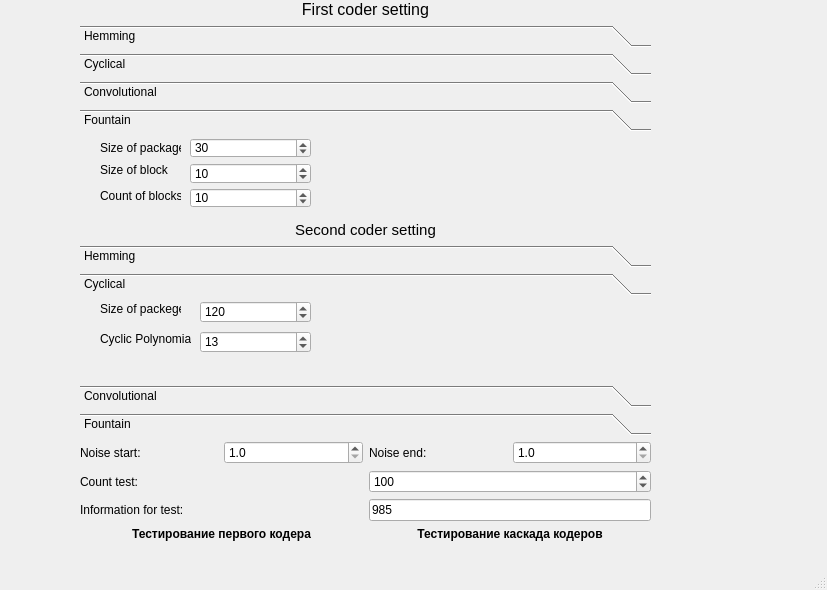
<?xml version="1.0" encoding="UTF-8"?>
<ui version="4.0">
 <class>MainWindow</class>
 <widget class="QMainWindow" name="MainWindow">
  <property name="geometry">
   <rect>
    <x>0</x>
    <y>0</y>
    <width>827</width>
    <height>590</height>
   </rect>
  </property>
  <property name="windowTitle">
   <string>MainWindow</string>
  </property>
  <widget class="QWidget" name="centralwidget">
   <widget class="QWidget" name="verticalLayoutWidget">
    <property name="geometry">
     <rect>
      <x>80</x>
      <y>0</y>
      <width>571</width>
      <height>541</height>
     </rect>
    </property>
    <layout class="QVBoxLayout" name="actionVerLayout">
     <property name="rightMargin">
      <number>0</number>
     </property>
     <property name="bottomMargin">
      <number>0</number>
     </property>
     <item>
      <layout class="QGridLayout" name="firstCoderGrid">
       <item row="0" column="0">
        <widget class="QLabel" name="descFirstCoderLabel">
         <property name="text">
          <string>&lt;html&gt;&lt;head/&gt;&lt;body&gt;&lt;p align=&quot;center&quot;&gt;&lt;span style=&quot; font-size:12pt;&quot;&gt;First coder setting&lt;/span&gt;&lt;/p&gt;&lt;/body&gt;&lt;/html&gt;</string>
         </property>
        </widget>
       </item>
       <item row="1" column="0">
        <widget class="QToolBox" name="toolBox">
         <property name="currentIndex">
          <number>3</number>
         </property>
         <widget class="QWidget" name="hemming">
          <property name="geometry">
           <rect>
            <x>0</x>
            <y>0</y>
            <width>567</width>
            <height>92</height>
           </rect>
          </property>
          <attribute name="label">
           <string>Hemming</string>
          </attribute>
          <widget class="QLabel" name="label">
           <property name="geometry">
            <rect>
             <x>20</x>
             <y>0</y>
             <width>81</width>
             <height>16</height>
            </rect>
           </property>
           <property name="text">
            <string>Size of packege</string>
           </property>
          </widget>
          <widget class="QSpinBox" name="sizePackHemEdit">
           <property name="geometry">
            <rect>
             <x>100</x>
             <y>0</y>
             <width>111</width>
             <height>22</height>
            </rect>
           </property>
           <property name="maximum">
            <number>999999</number>
           </property>
           <property name="value">
            <number>120</number>
           </property>
          </widget>
         </widget>
         <widget class="QWidget" name="cyclical">
          <property name="geometry">
           <rect>
            <x>0</x>
            <y>0</y>
            <width>567</width>
            <height>92</height>
           </rect>
          </property>
          <attribute name="label">
           <string>Cyclical</string>
          </attribute>
          <widget class="QLabel" name="label_3">
           <property name="geometry">
            <rect>
             <x>20</x>
             <y>0</y>
             <width>81</width>
             <height>16</height>
            </rect>
           </property>
           <property name="text">
            <string>Size of packege</string>
           </property>
          </widget>
          <widget class="QLabel" name="label_4">
           <property name="geometry">
            <rect>
             <x>20</x>
             <y>30</y>
             <width>91</width>
             <height>16</height>
            </rect>
           </property>
           <property name="text">
            <string>Cyclic Polynomial</string>
           </property>
          </widget>
          <widget class="QSpinBox" name="sizePackCycEdit">
           <property name="geometry">
            <rect>
             <x>120</x>
             <y>0</y>
             <width>111</width>
             <height>22</height>
            </rect>
           </property>
           <property name="maximum">
            <number>999999</number>
           </property>
           <property name="value">
            <number>120</number>
           </property>
          </widget>
          <widget class="QSpinBox" name="poliCycEdit">
           <property name="geometry">
            <rect>
             <x>120</x>
             <y>30</y>
             <width>111</width>
             <height>22</height>
            </rect>
           </property>
           <property name="maximum">
            <number>999999</number>
           </property>
           <property name="value">
            <number>13</number>
           </property>
          </widget>
         </widget>
         <widget class="QWidget" name="convolution">
          <property name="geometry">
           <rect>
            <x>0</x>
            <y>0</y>
            <width>567</width>
            <height>92</height>
           </rect>
          </property>
          <attribute name="label">
           <string>Convolutional</string>
          </attribute>
          <widget class="QLabel" name="label_5">
           <property name="geometry">
            <rect>
             <x>20</x>
             <y>0</y>
             <width>101</width>
             <height>21</height>
            </rect>
           </property>
           <property name="text">
            <string>List of polynomials</string>
           </property>
          </widget>
          <widget class="QLineEdit" name="listConvEdit">
           <property name="geometry">
            <rect>
             <x>150</x>
             <y>0</y>
             <width>161</width>
             <height>20</height>
            </rect>
           </property>
           <property name="text">
            <string>3, 5, 7</string>
           </property>
          </widget>
          <widget class="QLabel" name="label_6">
           <property name="geometry">
            <rect>
             <x>20</x>
             <y>30</y>
             <width>131</width>
             <height>21</height>
            </rect>
           </property>
           <property name="text">
            <string>Count register of memory</string>
           </property>
          </widget>
          <widget class="QSpinBox" name="countRegConvEdit">
           <property name="geometry">
            <rect>
             <x>150</x>
             <y>30</y>
             <width>161</width>
             <height>22</height>
            </rect>
           </property>
           <property name="maximum">
            <number>99999</number>
           </property>
           <property name="value">
            <number>3</number>
           </property>
          </widget>
         </widget>
         <widget class="QWidget" name="fountain">
          <property name="geometry">
           <rect>
            <x>0</x>
            <y>0</y>
            <width>567</width>
            <height>82</height>
           </rect>
          </property>
          <attribute name="label">
           <string>Fountain</string>
          </attribute>
          <widget class="QLabel" name="label_7">
           <property name="geometry">
            <rect>
             <x>20</x>
             <y>0</y>
             <width>81</width>
             <height>21</height>
            </rect>
           </property>
           <property name="text">
            <string>Size of package</string>
           </property>
          </widget>
          <widget class="QLabel" name="label_8">
           <property name="geometry">
            <rect>
             <x>20</x>
             <y>25</y>
             <width>81</width>
             <height>16</height>
            </rect>
           </property>
           <property name="text">
            <string>Size of block</string>
           </property>
          </widget>
          <widget class="QLabel" name="label_9">
           <property name="geometry">
            <rect>
             <x>20</x>
             <y>51</y>
             <width>81</width>
             <height>16</height>
            </rect>
           </property>
           <property name="text">
            <string>Count of blocks</string>
           </property>
          </widget>
          <widget class="QSpinBox" name="sizePackFounEdit">
           <property name="geometry">
            <rect>
             <x>110</x>
             <y>1</y>
             <width>121</width>
             <height>20</height>
            </rect>
           </property>
           <property name="maximum">
            <number>99999999</number>
           </property>
           <property name="value">
            <number>30</number>
           </property>
           <property name="displayIntegerBase">
            <number>10</number>
           </property>
          </widget>
          <widget class="QSpinBox" name="sizeBlockFounEdit">
           <property name="geometry">
            <rect>
             <x>110</x>
             <y>26</y>
             <width>121</width>
             <height>21</height>
            </rect>
           </property>
           <property name="maximum">
            <number>99999999</number>
           </property>
           <property name="value">
            <number>10</number>
           </property>
          </widget>
          <widget class="QSpinBox" name="countBlockFounEdit">
           <property name="geometry">
            <rect>
             <x>110</x>
             <y>51</y>
             <width>121</width>
             <height>20</height>
            </rect>
           </property>
           <property name="maximum">
            <number>99999999</number>
           </property>
           <property name="value">
            <number>10</number>
           </property>
          </widget>
          <zorder>label_7</zorder>
          <zorder>label_8</zorder>
          <zorder>label_9</zorder>
          <zorder>toolBox_3</zorder>
          <zorder>sizePackFounEdit</zorder>
          <zorder>sizeBlockFounEdit</zorder>
          <zorder>countBlockFounEdit</zorder>
         </widget>
        </widget>
       </item>
      </layout>
     </item>
     <item>
      <layout class="QGridLayout" name="secondCoderGrid">
       <item row="0" column="0">
        <widget class="QLabel" name="descSecondCoderLabel">
         <property name="text">
          <string>&lt;html&gt;&lt;head/&gt;&lt;body&gt;&lt;p align=&quot;center&quot;&gt;&lt;span style=&quot; font-size:11pt;&quot;&gt;Second coder setting&lt;/span&gt;&lt;/p&gt;&lt;/body&gt;&lt;/html&gt;</string>
         </property>
        </widget>
       </item>
       <item row="1" column="0">
        <widget class="QToolBox" name="toolBox_2">
         <property name="currentIndex">
          <number>1</number>
         </property>
         <widget class="QWidget" name="hemming_2">
          <property name="geometry">
           <rect>
            <x>0</x>
            <y>0</y>
            <width>567</width>
            <height>92</height>
           </rect>
          </property>
          <attribute name="label">
           <string>Hemming</string>
          </attribute>
          <widget class="QLabel" name="label_2">
           <property name="geometry">
            <rect>
             <x>20</x>
             <y>0</y>
             <width>81</width>
             <height>16</height>
            </rect>
           </property>
           <property name="text">
            <string>Size of packege</string>
           </property>
          </widget>
          <widget class="QSpinBox" name="sizePackHemEdit_2">
           <property name="geometry">
            <rect>
             <x>100</x>
             <y>0</y>
             <width>111</width>
             <height>22</height>
            </rect>
           </property>
           <property name="maximum">
            <number>999999</number>
           </property>
           <property name="value">
            <number>120</number>
           </property>
          </widget>
         </widget>
         <widget class="QWidget" name="cyclical_2">
          <property name="geometry">
           <rect>
            <x>0</x>
            <y>0</y>
            <width>567</width>
            <height>83</height>
           </rect>
          </property>
          <attribute name="label">
           <string>Cyclical</string>
          </attribute>
          <widget class="QLabel" name="label_12">
           <property name="geometry">
            <rect>
             <x>20</x>
             <y>0</y>
             <width>81</width>
             <height>16</height>
            </rect>
           </property>
           <property name="text">
            <string>Size of packege</string>
           </property>
          </widget>
          <widget class="QLabel" name="label_13">
           <property name="geometry">
            <rect>
             <x>20</x>
             <y>30</y>
             <width>91</width>
             <height>16</height>
            </rect>
           </property>
           <property name="text">
            <string>Cyclic Polynomial</string>
           </property>
          </widget>
          <widget class="QSpinBox" name="sizePackCycEdit_2">
           <property name="geometry">
            <rect>
             <x>120</x>
             <y>0</y>
             <width>111</width>
             <height>22</height>
            </rect>
           </property>
           <property name="maximum">
            <number>999999</number>
           </property>
           <property name="value">
            <number>120</number>
           </property>
          </widget>
          <widget class="QSpinBox" name="poliCycEdit_2">
           <property name="geometry">
            <rect>
             <x>120</x>
             <y>30</y>
             <width>111</width>
             <height>22</height>
            </rect>
           </property>
           <property name="maximum">
            <number>999999</number>
           </property>
           <property name="value">
            <number>13</number>
           </property>
          </widget>
         </widget>
         <widget class="QWidget" name="convolution_2">
          <property name="geometry">
           <rect>
            <x>0</x>
            <y>0</y>
            <width>567</width>
            <height>92</height>
           </rect>
          </property>
          <attribute name="label">
           <string>Convolutional</string>
          </attribute>
          <widget class="QLabel" name="label_14">
           <property name="geometry">
            <rect>
             <x>20</x>
             <y>0</y>
             <width>101</width>
             <height>21</height>
            </rect>
           </property>
           <property name="text">
            <string>List of polynomials</string>
           </property>
          </widget>
          <widget class="QLineEdit" name="listConvEdit_2">
           <property name="geometry">
            <rect>
             <x>150</x>
             <y>0</y>
             <width>161</width>
             <height>20</height>
            </rect>
           </property>
           <property name="text">
            <string>3, 5, 7</string>
           </property>
          </widget>
          <widget class="QLabel" name="label_15">
           <property name="geometry">
            <rect>
             <x>20</x>
             <y>30</y>
             <width>131</width>
             <height>21</height>
            </rect>
           </property>
           <property name="text">
            <string>Count register of memory</string>
           </property>
          </widget>
          <widget class="QSpinBox" name="countRegConvEdit_2">
           <property name="geometry">
            <rect>
             <x>150</x>
             <y>30</y>
             <width>161</width>
             <height>22</height>
            </rect>
           </property>
           <property name="maximum">
            <number>99999</number>
           </property>
           <property name="value">
            <number>3</number>
           </property>
          </widget>
         </widget>
         <widget class="QWidget" name="fountain_2">
          <property name="geometry">
           <rect>
            <x>0</x>
            <y>0</y>
            <width>567</width>
            <height>92</height>
           </rect>
          </property>
          <attribute name="label">
           <string>Fountain</string>
          </attribute>
          <widget class="QLabel" name="label_16">
           <property name="geometry">
            <rect>
             <x>20</x>
             <y>0</y>
             <width>81</width>
             <height>21</height>
            </rect>
           </property>
           <property name="text">
            <string>Size of package</string>
           </property>
          </widget>
          <widget class="QLabel" name="label_17">
           <property name="geometry">
            <rect>
             <x>20</x>
             <y>25</y>
             <width>81</width>
             <height>16</height>
            </rect>
           </property>
           <property name="text">
            <string>Size of block</string>
           </property>
          </widget>
          <widget class="QLabel" name="label_18">
           <property name="geometry">
            <rect>
             <x>20</x>
             <y>51</y>
             <width>81</width>
             <height>16</height>
            </rect>
           </property>
           <property name="text">
            <string>Count of blocks</string>
           </property>
          </widget>
          <widget class="QSpinBox" name="sizePackFounEdit_2">
           <property name="geometry">
            <rect>
             <x>110</x>
             <y>1</y>
             <width>121</width>
             <height>20</height>
            </rect>
           </property>
           <property name="maximum">
            <number>99999999</number>
           </property>
           <property name="value">
            <number>30</number>
           </property>
           <property name="displayIntegerBase">
            <number>10</number>
           </property>
          </widget>
          <widget class="QSpinBox" name="sizeBlockFounEdit_2">
           <property name="geometry">
            <rect>
             <x>110</x>
             <y>26</y>
             <width>121</width>
             <height>21</height>
            </rect>
           </property>
           <property name="maximum">
            <number>99999999</number>
           </property>
           <property name="value">
            <number>10</number>
           </property>
          </widget>
          <widget class="QSpinBox" name="countBlockFounEdit_2">
           <property name="geometry">
            <rect>
             <x>110</x>
             <y>51</y>
             <width>121</width>
             <height>20</height>
            </rect>
           </property>
           <property name="maximum">
            <number>99999999</number>
           </property>
           <property name="value">
            <number>10</number>
           </property>
          </widget>
         </widget>
        </widget>
       </item>
      </layout>
     </item>
     <item>
      <layout class="QGridLayout" name="testCoderGrid">
       <item row="1" column="2" colspan="2">
        <widget class="QSpinBox" name="countTestEdit">
         <property name="maximum">
          <number>99999999</number>
         </property>
         <property name="value">
          <number>100</number>
         </property>
        </widget>
       </item>
       <item row="1" column="0" colspan="2">
        <widget class="QLabel" name="label_10">
         <property name="text">
          <string>Count test:</string>
         </property>
        </widget>
       </item>
       <item row="0" column="0">
        <widget class="QLabel" name="beginNoiseLable">
         <property name="text">
          <string>Noise start:</string>
         </property>
        </widget>
       </item>
       <item row="0" column="3">
        <widget class="QDoubleSpinBox" name="noiseFinishEdit">
         <property name="locale">
          <locale language="C" country="AnyCountry"/>
         </property>
         <property name="decimals">
          <number>1</number>
         </property>
         <property name="minimum">
          <double>1.000000000000000</double>
         </property>
         <property name="maximum">
          <double>50.000000000000000</double>
         </property>
         <property name="singleStep">
          <double>0.100000000000000</double>
         </property>
        </widget>
       </item>
       <item row="0" column="1">
        <widget class="QDoubleSpinBox" name="noiseStartEdit">
         <property name="locale">
          <locale language="C" country="AnyCountry"/>
         </property>
         <property name="decimals">
          <number>1</number>
         </property>
         <property name="minimum">
          <double>1.000000000000000</double>
         </property>
         <property name="maximum">
          <double>50.000000000000000</double>
         </property>
         <property name="singleStep">
          <double>0.100000000000000</double>
         </property>
        </widget>
       </item>
       <item row="0" column="2">
        <widget class="QLabel" name="endNoiseLable">
         <property name="text">
          <string>Noise end:</string>
         </property>
        </widget>
       </item>
       <item row="2" column="0" colspan="2">
        <widget class="QLabel" name="label_11">
         <property name="text">
          <string>Information for test:</string>
         </property>
        </widget>
       </item>
       <item row="2" column="2" colspan="2">
        <widget class="QLineEdit" name="informationEdit">
         <property name="text">
          <string>985</string>
         </property>
        </widget>
       </item>
       <item row="3" column="0" colspan="2">
        <widget class="QLabel" name="label_19">
         <property name="text">
          <string>&lt;html&gt;&lt;head/&gt;&lt;body&gt;&lt;p align=&quot;center&quot;&gt;&lt;span style=&quot; font-weight:600;&quot;&gt;Тестирование первого кодера&lt;/span&gt;&lt;/p&gt;&lt;/body&gt;&lt;/html&gt;</string>
         </property>
        </widget>
       </item>
       <item row="3" column="2" colspan="2">
        <widget class="QLabel" name="label_20">
         <property name="text">
          <string>&lt;html&gt;&lt;head/&gt;&lt;body&gt;&lt;p align=&quot;center&quot;&gt;&lt;span style=&quot; font-weight:600;&quot;&gt;Тестирование каскада кодеров&lt;/span&gt;&lt;/p&gt;&lt;/body&gt;&lt;/html&gt;</string>
         </property>
        </widget>
       </item>
      </layout>
     </item>
    </layout>
   </widget>
  </widget>
  <widget class="QMenuBar" name="menubar">
   <property name="enabled">
    <bool>false</bool>
   </property>
   <property name="geometry">
    <rect>
     <x>0</x>
     <y>0</y>
     <width>827</width>
     <height>21</height>
    </rect>
   </property>
  </widget>
  <widget class="QStatusBar" name="statusbar"/>
 </widget>
 <resources/>
 <connections/>
</ui>
